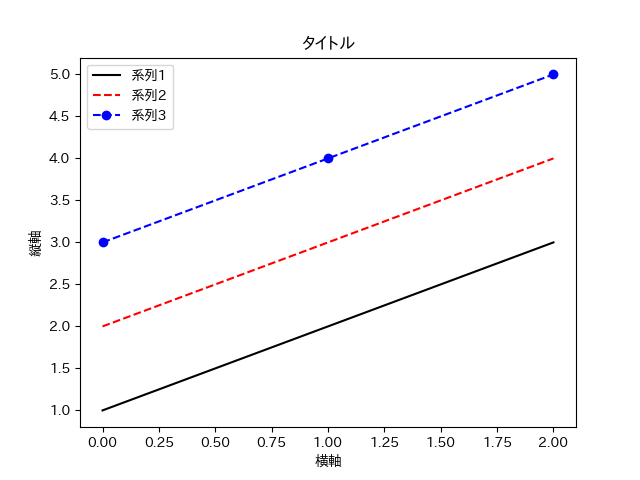

Write Python code to recreate this figure.
#
#matplotlib 基本の使い方
#
import matplotlib
#
# 出力先としてtkinter をuse で設定、pyplot のインポートより前に
#
matplotlib.use('tkagg')
import matplotlib.pyplot as plt
#
# matplotlib で日本語表示を可能にする
#
#
#matplotlib.rc('font', **{'family':'Yu Gothic'}) #ダメ
#
# 教育用端末なら下の設定で
matplotlib.rc('font', **{'family':'IPAPGothic'})
#
# 3 本の線グラフを書く
#
plt.plot([1,2,3],'k-',label='系列1')  #黒の実線
plt.plot([2,3,4],'r--',label='系列2') #赤の破線
plt.plot([3,4,5],'b--o',label='系列3')    #青の破線、〇のマーカ
#
plt.title('タイトル')
plt.xlabel('横軸')
plt.ylabel('縦軸')
plt.legend() # 凡例
plt.show()
